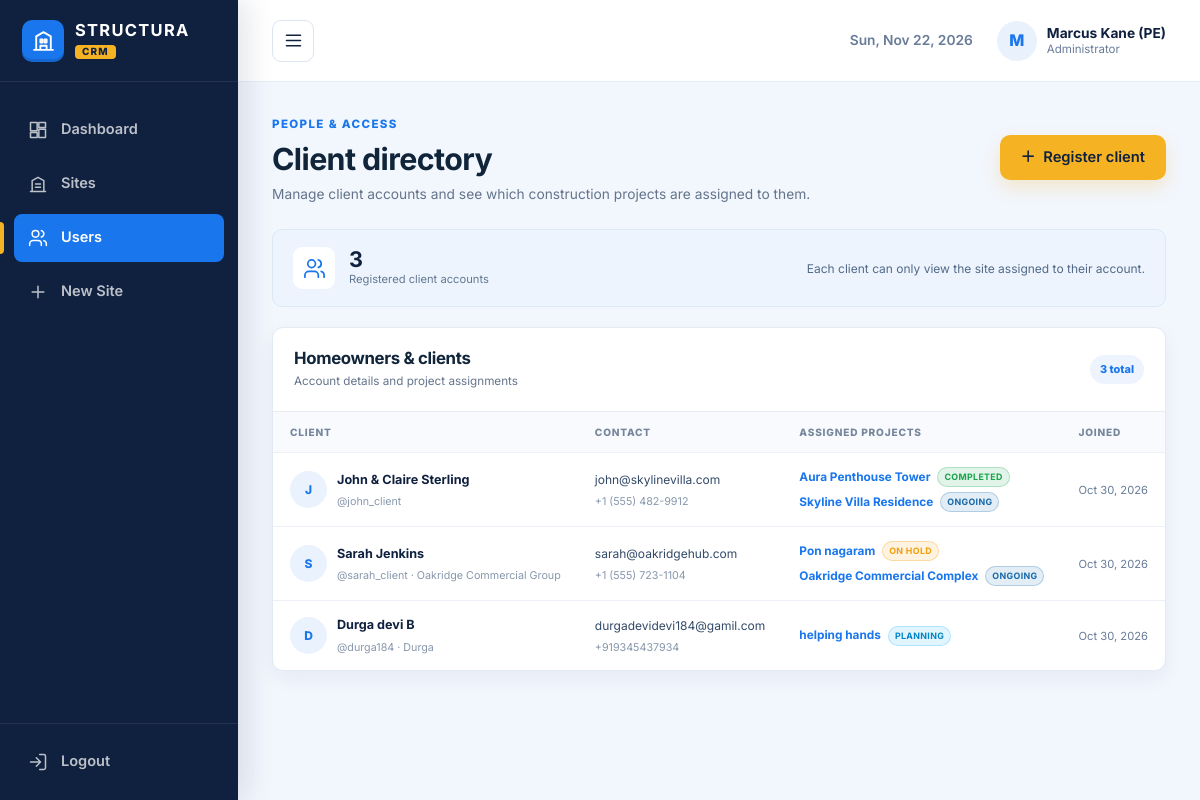
The app's page /admin-portal/clients/ (signed in), older data.
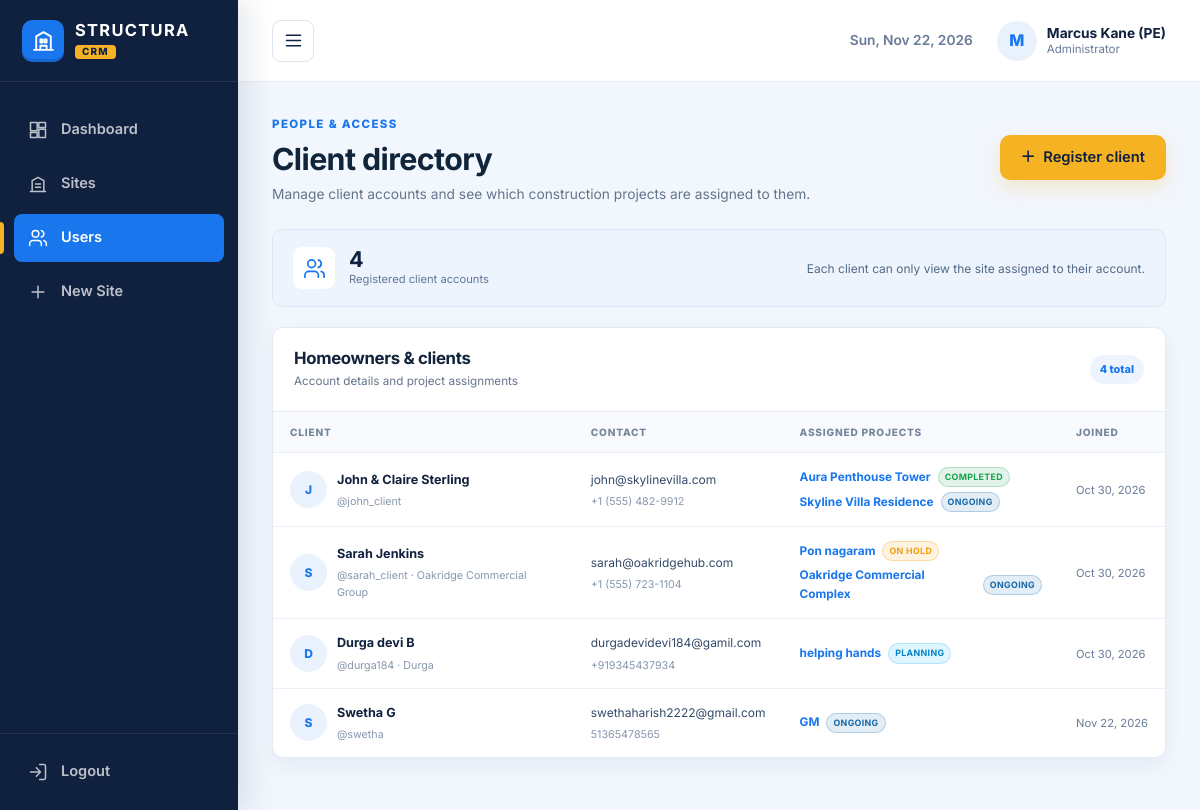
The same page, newer data.
### accounts/models.py (models this page shows, shortened)
class User(AbstractUser):
    is_site_admin = models.BooleanField(
        default=False,
        help_text="Designates whether the user is a construction site administrator."
    )
    is_client = models.BooleanField(
        default=False,
        help_text="Designates whether the user is a client / homeowner."
    )
    phone_number = models.CharField(max_length=20, blank=True)
    company_name = models.CharField(max_length=150, blank=True)
    class Meta:
        verbose_name = "User"
        verbose_name_plural = "Users"

### projects/models.py (models this page shows, shortened)
class ConstructionSite(models.Model):
    STATUS_PLANNING = 'PLANNING'
    STATUS_ONGOING = 'ONGOING'
    STATUS_ON_HOLD = 'ON_HOLD'
    STATUS_COMPLETED = 'COMPLETED'
    STATUS_CHOICES = [
        (STATUS_PLANNING, 'Planning'),
        (STATUS_ONGOING, 'Ongoing'),
        (STATUS_ON_HOLD, 'On Hold'),
        (STATUS_COMPLETED, 'Completed'),
    ]
    name = models.CharField(max_length=200, help_text="e.g. Skyline Villa Residence")
    client = models.ForeignKey(
        settings.AUTH_USER_MODEL,
        on_delete=models.CASCADE,
        related_name='assigned_sites',
        help_text="The homeowner/client authorized to view this project."
    )
    site_address = models.TextField()
    start_date = models.DateField(default=timezone.now)
    estimated_completion_date = models.DateField()
    status = models.CharField(
        max_length=20,
        choices=STATUS_CHOICES,
        default=STATUS_ONGOING
    )
    project_manager = models.CharField(
        max_length=150,
        default="Eng. Robert Vance (Senior Project Lead)"
    )
    created_at = models.DateTimeField(auto_now_add=True)
    updated_at = models.DateTimeField(auto_now=True)
    class Meta:
        ordering = ['-created_at']
        verbose_name = "Construction Site"
        verbose_name_plural = "Construction Sites"
    @property
    def status_badge_class(self) -> str:
        mapping = {
            self.STATUS_PLANNING: 'badge-planning',
            self.STATUS_ONGOING: 'badge-ongoing',
            self.STATUS_ON_HOLD: 'badge-hold',
            self.STATUS_COMPLETED: 'badge-completed',
        }
        return mapping.get(self.status, 'badge-secondary')

### projects/views.py (the view)
# urls.py: path('admin-portal/clients/', views.admin_client_list, name='admin_client_list'),
@site_admin_required
def admin_client_list(request):
    clients = User.objects.filter(is_client=True).prefetch_related('assigned_sites')
    return render(request, 'admin_portal/client_list.html', {
        'clients': clients,
        'total_clients': clients.count()
    })

### accounts/permissions.py (called while the page is built)
def site_admin_required(view_func):
    @wraps(view_func)
    def _wrapped_view(request, *args, **kwargs):
        if not request.user.is_authenticated:
            messages.info(request, "Please log in with administrator credentials.")
            return redirect('accounts:login')
        if not (request.user.is_site_admin or request.user.is_superuser):
            raise PermissionDenied("Access restricted to Site Administrators.")
        return view_func(request, *args, **kwargs)
    return _wrapped_view

### templates/admin_portal/client_list.html (shortened to what this page needs)
{% extends 'base.html' %}
{% load static %}
{% block content %}
<div class="admin-shell">
  {% with admin_active='users' %}{% include 'includes/admin_sidebar.html' %}{% endwith %}
  <div class="admin-workspace">
    {% include 'includes/admin_topbar.html' %}
    <main class="admin-main admin-directory-main">
      <section class="admin-page-heading">
        <div><span class="admin-eyebrow navy">People & access</span><h1>Client directory</h1><p>Manage client accounts and see which construction projects are assigned to them.</p></div>
        <a href="{% url 'projects:admin_client_create' %}" class="btn admin-create-btn"><span aria-hidden="true">＋</span> Register client</a>
      </section>
      <section class="admin-directory-summary">
        <span class="admin-directory-summary-icon">
          <svg viewBox="0 0 24 24" aria-hidden="true"><path d="M16 21v-2a4 4 0 0 0-4-4H6a4 4 0 0 0-4 4v2M9 11a4 4 0 1 0 0-8 4 4 0 0 0 0 8zm13 10v-2a4 4 0 0 0-3-3.87M16 3.13a4 4 0 0 1 0 7.75"/></svg>
        </span>
        <div><strong>{{ total_clients }}</strong><span>Registered client accounts</span></div>
        <p>Each client can only view the site assigned to their account.</p>
      </section>
      <section class="admin-directory-panel">
        <div class="admin-directory-panel-heading"><div><h2>Homeowners & clients</h2><p>Account details and project assignments</p></div><span class="admin-record-count">{{ total_clients }} total</span></div>
        <div class="admin-client-table-wrap">
          <table class="admin-client-table">
            <thead><tr><th>Client</th><th>Contact</th><th>Assigned projects</th><th>Joined</th></tr></thead>
            <tbody>
              {% for client in clients %}
              <tr>
                <td>
                  <div class="admin-client-identity"><span class="admin-client-avatar">{{ client.first_name|first|default:client.username|first|upper }}</span><div><strong>{{ client.get_full_name|default:client.username }}</strong><small>@{{ client.username }}{% if client.company_name %} · {{ client.company_name }}{% endif %}</small></div></div>
                </td>
                <td><div class="admin-client-contact"><span>{{ client.email|default:"No email recorded" }}</span>{% if client.phone_number %}<small>{{ client.phone_number }}</small>{% endif %}</div></td>
                <td>
                  <div class="admin-assigned-sites">
                    {% for site in client.assigned_sites.all %}
                    <a href="{% url 'projects:admin_site_detail' site.id %}" class="admin-assigned-site"><span>{{ site.name }}</span><small class="badge {{ site.status_badge_class }}">{{ site.get_status_display }}</small></a>
                    {% empty %}
                    <span class="admin-unassigned-label">No site assigned</span>
                    <a href="{% url 'projects:admin_site_create' %}?client={{ client.id }}" class="admin-assign-link">Assign site →</a>
                    {% endfor %}
                  </div>
                </td>
                <td><span class="admin-joined-date">{{ client.date_joined|date:"M d, Y" }}</span></td>
              </tr>
              {% empty %}
              <tr><td colspan="4"><div class="admin-directory-empty"><span aria-hidden="true">♙</span><h3>No client accounts yet</h3><p>Create an account to assign a homeowner to a project.</p><a href="{% url 'projects:admin_client_create' %}" class="btn admin-card-btn">Register first client</a></div></td></tr>
              {% endfor %}
            </tbody>
          </table>
        </div>
      </section>
    </main>
  </div>
</div>
{% endblock %}

### templates/base.html (shortened to what this page needs)
{% load static %}
<!DOCTYPE html>
<html lang="en">
<head>
  <link rel="stylesheet" href="{% static 'css/design-system.css' %}?v=20261122">
</head>
<body>
  <main style="flex: 1;">
    {% block content %}{% endblock %}
  </main>
</body>
</html>

### templates/includes/admin_sidebar.html (shortened to what this page needs)
<aside class="admin-sidebar" id="adminSidebar">
  <a href="{% url 'projects:admin_dashboard' %}" class="admin-brand">
    <span class="admin-brand-mark">
      <svg viewBox="0 0 24 24" aria-hidden="true"><path d="M3 21h18M5 21V8l7-4 7 4v13M9 11h2v3H9zm4 0h2v3h-2zm-4 6h6v4H9z"/></svg>
    </span>
    <span class="admin-brand-copy"><strong>STRUCTURA</strong><small>CRM</small></span>
  </a>
  <nav class="admin-nav" aria-label="Administrator navigation">
    <a href="{% url 'projects:admin_dashboard' %}" class="admin-nav-link {% if admin_active == 'dashboard' %}active{% endif %}">
      <svg viewBox="0 0 24 24" aria-hidden="true"><path d="M3 13h8V3H3zm10 8h8V11h-8zM3 21h8v-6H3zm10-12h8V3h-8z"/></svg>
      <span>Dashboard</span>
    </a>
    <a href="{% url 'projects:admin_dashboard' %}" class="admin-nav-link {% if admin_active == 'sites' %}active{% endif %}">
      <svg viewBox="0 0 24 24" aria-hidden="true"><path d="M3 21h18M5 21V8l7-4 7 4v13M9 12h6M9 16h6"/></svg>
      <span>Sites</span>
    </a>
    <a href="{% url 'projects:admin_client_list' %}" class="admin-nav-link {% if admin_active == 'users' %}active{% endif %}">
      <svg viewBox="0 0 24 24" aria-hidden="true"><path d="M16 21v-2a4 4 0 0 0-4-4H6a4 4 0 0 0-4 4v2M9 11a4 4 0 1 0 0-8 4 4 0 0 0 0 8zm13 10v-2a4 4 0 0 0-3-3.87M16 3.13a4 4 0 0 1 0 7.75"/></svg>
      <span>Users</span>
    </a>
    <a href="{% url 'projects:admin_site_create' %}" class="admin-nav-link {% if admin_active == 'new-site' %}active{% endif %}">
      <svg viewBox="0 0 24 24" aria-hidden="true"><path d="M12 5v14M5 12h14"/></svg>
      <span>New Site</span>
    </a>
  </nav>
  <div class="admin-sidebar-footer">
    <a href="{% url 'accounts:logout' %}" class="admin-nav-link">
      <svg viewBox="0 0 24 24" aria-hidden="true"><path d="M10 17l5-5-5-5M15 12H3M14 3h5a2 2 0 0 1 2 2v14a2 2 0 0 1-2 2h-5"/></svg>
      <span>Logout</span>
    </a>
  </div>
</aside>

### templates/includes/admin_topbar.html
<header class="admin-topbar">
  <button type="button" class="admin-menu-toggle" id="adminMenuToggle" aria-label="Toggle navigation" aria-expanded="false">
    <svg viewBox="0 0 24 24" aria-hidden="true"><path d="M4 6h16M4 12h16M4 18h16"/></svg>
  </button>
  <div class="admin-topbar-actions">
    <span class="admin-date" id="adminCurrentDate"></span>
    <div class="admin-profile">
      <span class="admin-avatar">{{ user.first_name|first|default:user.username|first|upper }}</span>
      <span><strong>{{ user.get_full_name|default:user.username }}</strong><small>Administrator</small></span>
    </div>
  </div>
</header>

Row changes from the older to the newer data that the page shows:
added User: first_name|first "S", get_full_name "Swetha G", username "swetha", email "swethaharish2222@gmail.com", phone_number "51365478565", date_joined "Nov 22, 2026"
added ConstructionSite: name "GM", status "ONGOING", shown under "S"
Text that changed along with them:
{{ total_clients }}: "3" → "4"
